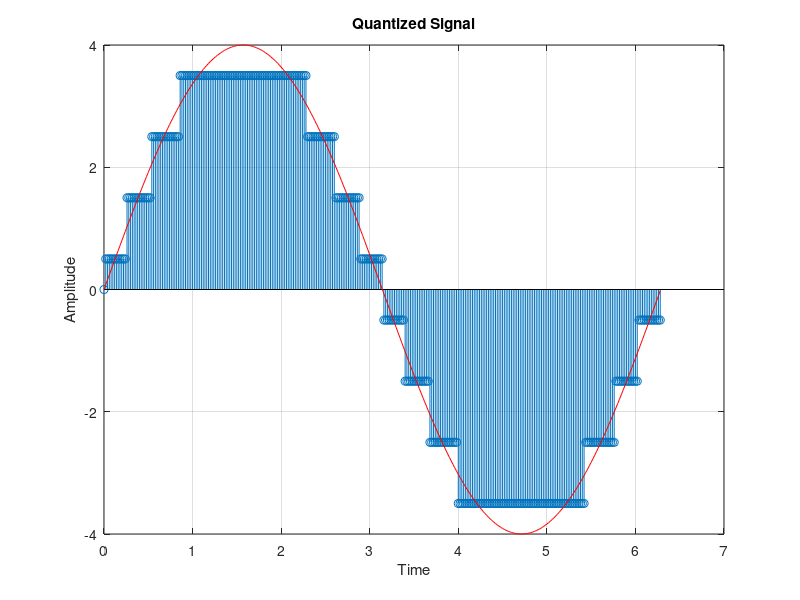

Write the MATLAB code that produced this figure.
clc;
clear all;
close all;
a = 4;
b = 3;
f = 0.1591;
t = 0:0.02:2*pi;
x = a * sin(2*pi*f*t);
n = length(x);
g_out = zeros(1, n);
del = (2*a)/2^b;
l = -a+del/2;
h = a-del/2;
for i=l:del:h
	for j=1:n
		if(((i-del/2)<x(j)&& x(j)<(i+del/2)))
			g_out(j) = i;
		end
	end
end
stem(t, g_out);
grid on;
hold on;
plot(t, x, 'r');
xlabel('Time');
ylabel('Amplitude');
title('Quantized Signal');